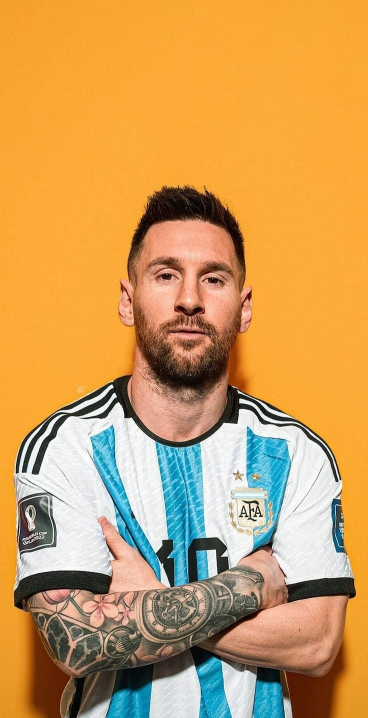
#> input picture assets/Messi_Filtered/052c4ec476594472bb32ae8c37a6ca38.jpg, 736 x 1436 px, found by its file name (shown at 1/2 size)
$ jupyter execute --allow-errors DataAugment.ipynb
#> lines starting #> are read from the running program, lines starting #| are printed output that depends on the picture
# Data Augmentation Workbook

Made a few methods and a start to adding extra features to the dataset to allow the model to train on more images than the ~200 we have.

This uses the OpenCV Haar Cascade classifier to detect faces, then just basically pastes a PNG onto the image at that detection point. Currently saves output to a file for easy viewing and sharing.

Currently works pretty well on straight faces, needs work for looking to the side or at an angle

[cell 1]
import sys
sys.path.append("/home/hice1/afitton3/.conda/envs/torch-env/lib/python3.9/site-packages")
import cv2
from matplotlib import pyplot as plt
import os
import math

##### Basic Helper functions that probably can be optimized but work for now.

[cell 2]
def showImage(img):
    plt.imshow(img)
    plt.show()

# [27 lines left out: function showLotsOfImages, not called in this run]

### Two functions for adding Sunglasses and a Hat to the image

[cell 3]
# [50 lines left out: functions addSunglasses, addHat, not called in this run]

###### Here is a cell to loop through as many pictures as you would like, saves them, and displays them

How it is currently set up, it is easier to open the file and zoom in rather trying to see them in this notebook.

[cell 4]
how_many_pictures = 100
figure_size = (60,60)

from os import listdir
from os.path import isfile, join

def get_files(mypath):
    onlyfiles = [join(mypath, f) for f in listdir(mypath) if isfile(join(mypath, f))]
    return onlyfiles

# Get all files from Dataset
#> (the rest of this cell did not finish here and is left out)

## If you just want to mess around with a single picture or edit the algo:

[cell 5]
path = "/home/hice1/eleleux3/scratch/segment-and-replace/assets/fbDataset/Messi/052c4ec476594472bb32ae8c37a6ca38.jpg"
sunGlassesPath = "/home/hice1/eleleux3/scratch/segment-and-replace/assets/sunglasses.png"
hatPath = "/home/hice1/eleleux3/scratch/segment-and-replace/assets/cap.png"

image = cv2.imread(path)
#> image is the input picture: shape (1436, 736, 3); mean B, G, R 91.9, 157.2, 204.3
image = cv2.cvtColor(image, cv2.COLOR_BGR2RGB)

showImage(image)

[cell 6]
face_cascade = cv2.CascadeClassifier(cv2.data.haarcascades + 'haarcascade_frontalface_default.xml')

gray = cv2.cvtColor(image, cv2.COLOR_BGR2GRAY)
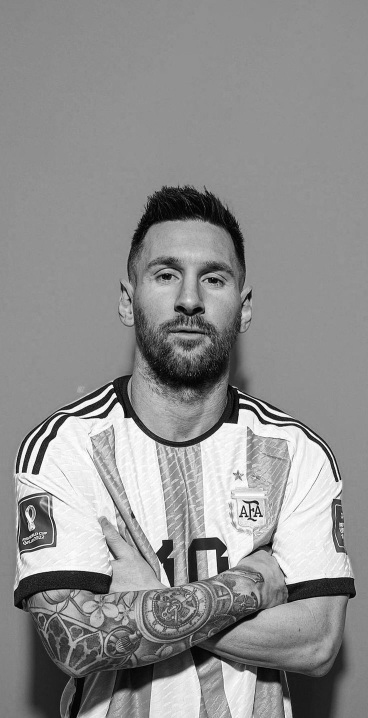
#> gray: shape (1436, 736) (shown at 1/2 size); min 0, max 255, mean 143
faces = face_cascade.detectMultiScale(gray, scaleFactor=1.1, minNeighbors=5, minSize=(30, 30))
#> faces = [[244, 443, 271, 271]]

[cell 7]
sunglasses = cv2.imread(sunGlassesPath, cv2.IMREAD_UNCHANGED)
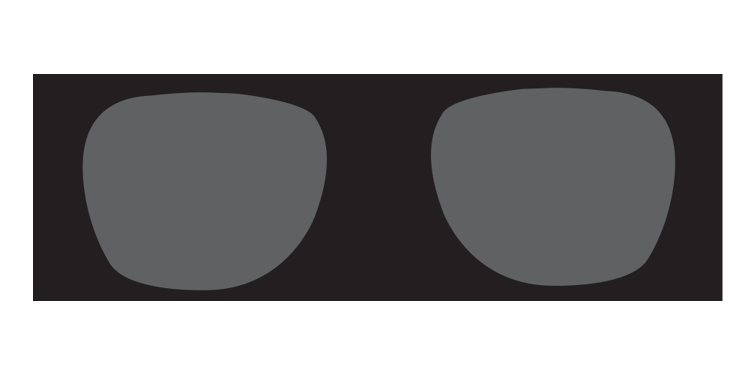
#> input picture assets/sunglasses.png, 1500 x 750 px, found by its file name (shown at 1/2 size)
#> sunglasses is the input picture: shape (750, 1500, 4); mean B, G, R, A 150.2, 149.3, 150.1, 105.7
sImage = image.copy()
for (x, y, w, h) in faces:
    # Resize sunglasses to fit the face width
    sW = w
    sH = h // 2
    resized_sunglasses = cv2.resize(sunglasses, (sW, sH))
    # Position the sunglasses on the face
    x_offset = x
    y_offset = y + (h // 4)
    x_end = x_offset + resized_sunglasses.shape[1]
    y_end = y_offset + resized_sunglasses.shape[0]
    # Add the sunglasses to the image
    alpha_s = resized_sunglasses[:, :, 3] / 255.0
    alpha_l = 1.0 - alpha_s
    for c in range(0, 3):
        sImage[y_offset:y_end, x_offset:x_end, c] = (alpha_s * resized_sunglasses[:, :, c] +
        alpha_l * sImage[y_offset:y_end, x_offset:x_end, c])
#> this loop made 1 pass
#> (x, y, w, h, sW, sH, x_offset, y_offset) on pass 1: (244, 443, 271, 271, 271, 135, 244, 510)
#> pass 1, `resized_sunglasses = cv2.resize(sunglasses, (sW, sH))`:
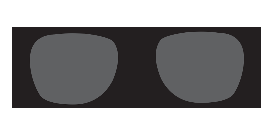
#> resized_sunglasses: shape (135, 271, 4); mean B, G, R, A 151.3, 150.5, 151.3, 105.6
#> pass 1, `alpha_l = 1.0 - alpha_s`:
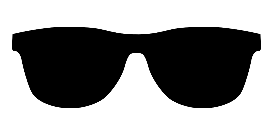
#> alpha_l: shape (135, 271) float64; min 0, max 1, mean 0.586
#> after the loop:
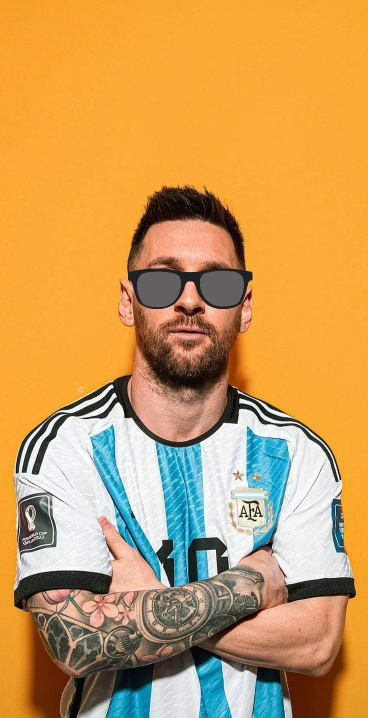
#> sImage: shape (1436, 736, 3) (shown at 1/2 size); mean R, G, B 202.5, 156.2, 91.4

showImage(sImage)

[cell 8]
hat = cv2.imread(hatPath, cv2.IMREAD_UNCHANGED)
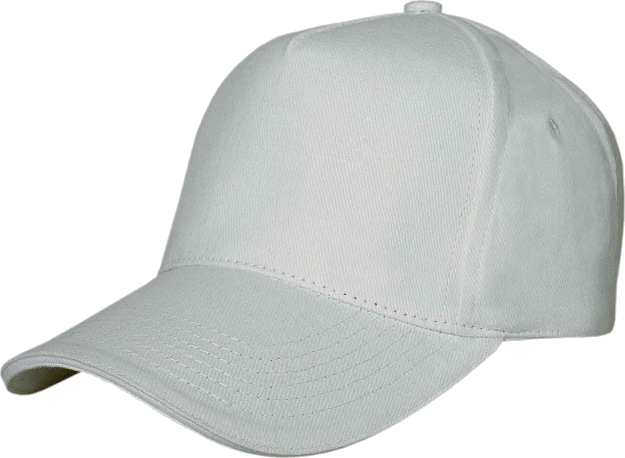
#> input picture assets/cap.png, 1250 x 916 px, found by its file name (shown at 1/2 size)
#> hat is the input picture: shape (916, 1250, 4); mean B, G, R, A 216, 217.1, 214.2, 152.1
hImage = image.copy()
for (x, y, w, h) in faces:
    # Resize hat to fit the face width
    sW = w
    sH = h
    resized_hat = cv2.resize(hat, (sW, sH))
    # Position the hat on top of the face
    x_offset = x - int(w * (1/8))
    y_offset = y - int(h * (2/3))
    x_end = x_offset + resized_hat.shape[1]
    y_end = y_offset + resized_hat.shape[0]
    # Add the hat to the image
    alpha_s = resized_hat[:, :, 3] / 255.0
    alpha_l = 1.0 - alpha_s
    for c in range(0, 3):
        hImage[y_offset:y_end, x_offset:x_end, c] = (alpha_s * resized_hat[:, :, c] +
            alpha_l * hImage[y_offset:y_end, x_offset:x_end, c])
#> this loop made 1 pass
#> (x, y, w, h, sW, sH, x_offset, y_offset) on pass 1: (244, 443, 271, 271, 271, 271, 211, 263)
#> pass 1, `resized_hat = cv2.resize(hat, (sW, sH))`:
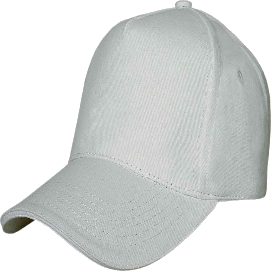
#> resized_hat: shape (271, 271, 4); mean B, G, R, A 215.9, 217, 214.1, 152.1
#> pass 1, `alpha_s = resized_hat[:, :, 3] / 255.0`:
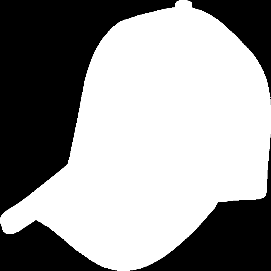
#> alpha_s: shape (271, 271) float64; min 0, max 1, mean 0.597
#> pass 1, `alpha_l = 1.0 - alpha_s`:
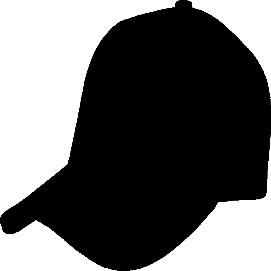
#> alpha_l: shape (271, 271) float64; min 0, max 1, mean 0.403
#> after the loop:
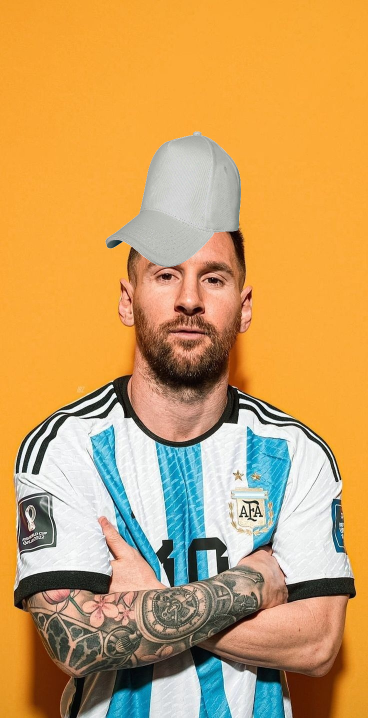
#> hImage: shape (1436, 736, 3) (shown at 1/2 size); mean R, G, B 204.3, 159.8, 97.1

showImage(hImage)
